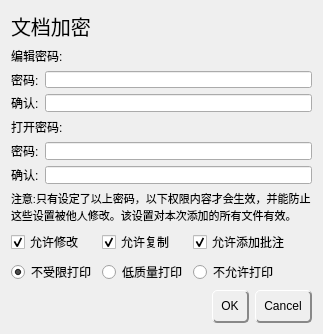
<?xml version="1.0" encoding="UTF-8"?>
<ui version="4.0">
 <class>Dialog</class>
 <widget class="QDialog" name="Dialog">
  <property name="geometry">
   <rect>
    <x>0</x>
    <y>0</y>
    <width>323</width>
    <height>323</height>
   </rect>
  </property>
  <property name="sizePolicy">
   <sizepolicy hsizetype="Fixed" vsizetype="Fixed">
    <horstretch>0</horstretch>
    <verstretch>0</verstretch>
   </sizepolicy>
  </property>
  <property name="windowTitle">
   <string>Dialog</string>
  </property>
  <layout class="QVBoxLayout" name="verticalLayout">
   <item>
    <widget class="QLabel" name="label">
     <property name="sizePolicy">
      <sizepolicy hsizetype="Preferred" vsizetype="Minimum">
       <horstretch>0</horstretch>
       <verstretch>0</verstretch>
      </sizepolicy>
     </property>
     <property name="font">
      <font>
       <pointsize>15</pointsize>
      </font>
     </property>
     <property name="text">
      <string>文档加密</string>
     </property>
    </widget>
   </item>
   <item>
    <layout class="QFormLayout" name="formLayout">
     <item row="1" column="0">
      <widget class="QLabel" name="label_3">
       <property name="text">
        <string>密码:</string>
       </property>
      </widget>
     </item>
     <item row="1" column="1">
      <widget class="QLineEdit" name="lineEdit_owner_pw1">
       <property name="maxLength">
        <number>16</number>
       </property>
       <property name="echoMode">
        <enum>QLineEdit::Password</enum>
       </property>
      </widget>
     </item>
     <item row="2" column="0">
      <widget class="QLabel" name="label_4">
       <property name="text">
        <string>确认:</string>
       </property>
      </widget>
     </item>
     <item row="2" column="1">
      <widget class="QLineEdit" name="lineEdit_owner_pw2">
       <property name="maxLength">
        <number>16</number>
       </property>
       <property name="echoMode">
        <enum>QLineEdit::Password</enum>
       </property>
      </widget>
     </item>
     <item row="0" column="0" colspan="2">
      <widget class="QLabel" name="label_2">
       <property name="sizePolicy">
        <sizepolicy hsizetype="Preferred" vsizetype="Minimum">
         <horstretch>0</horstretch>
         <verstretch>0</verstretch>
        </sizepolicy>
       </property>
       <property name="text">
        <string>编辑密码:</string>
       </property>
      </widget>
     </item>
    </layout>
   </item>
   <item>
    <layout class="QFormLayout" name="formLayout_2">
     <item row="1" column="0">
      <widget class="QLabel" name="label_6">
       <property name="text">
        <string>密码:</string>
       </property>
      </widget>
     </item>
     <item row="1" column="1">
      <widget class="QLineEdit" name="lineEdit_user_pw1">
       <property name="maxLength">
        <number>16</number>
       </property>
       <property name="echoMode">
        <enum>QLineEdit::Password</enum>
       </property>
      </widget>
     </item>
     <item row="2" column="0">
      <widget class="QLabel" name="label_7">
       <property name="text">
        <string>确认:</string>
       </property>
      </widget>
     </item>
     <item row="2" column="1">
      <widget class="QLineEdit" name="lineEdit_user_pw2">
       <property name="text">
        <string/>
       </property>
       <property name="maxLength">
        <number>16</number>
       </property>
       <property name="echoMode">
        <enum>QLineEdit::Password</enum>
       </property>
      </widget>
     </item>
     <item row="0" column="0" colspan="2">
      <widget class="QLabel" name="label_5">
       <property name="sizePolicy">
        <sizepolicy hsizetype="Preferred" vsizetype="Minimum">
         <horstretch>0</horstretch>
         <verstretch>0</verstretch>
        </sizepolicy>
       </property>
       <property name="text">
        <string>打开密码:</string>
       </property>
      </widget>
     </item>
    </layout>
   </item>
   <item>
    <widget class="QLabel" name="label_8">
     <property name="font">
      <font>
       <pointsize>8</pointsize>
      </font>
     </property>
     <property name="text">
      <string>注意:只有设定了以上密码，以下权限内容才会生效，并能防止这些设置被他人修改。该设置对本次添加的所有文件有效。</string>
     </property>
     <property name="wordWrap">
      <bool>true</bool>
     </property>
    </widget>
   </item>
   <item>
    <layout class="QGridLayout" name="gridLayout">
     <item row="0" column="0">
      <widget class="QCheckBox" name="checkBox_edit">
       <property name="text">
        <string>允许修改</string>
       </property>
       <property name="checked">
        <bool>true</bool>
       </property>
      </widget>
     </item>
     <item row="0" column="1">
      <widget class="QCheckBox" name="checkBox_copy">
       <property name="text">
        <string>允许复制</string>
       </property>
       <property name="checked">
        <bool>true</bool>
       </property>
      </widget>
     </item>
     <item row="0" column="2" colspan="2">
      <widget class="QCheckBox" name="checkBox_annotate">
       <property name="text">
        <string>允许添加批注</string>
       </property>
       <property name="checked">
        <bool>true</bool>
       </property>
      </widget>
     </item>
     <item row="1" column="0">
      <widget class="QRadioButton" name="radioButton_print">
       <property name="text">
        <string>不受限打印</string>
       </property>
       <property name="checked">
        <bool>true</bool>
       </property>
      </widget>
     </item>
     <item row="1" column="1">
      <widget class="QRadioButton" name="radioButton_print_low">
       <property name="text">
        <string>低质量打印</string>
       </property>
       <property name="checked">
        <bool>false</bool>
       </property>
      </widget>
     </item>
     <item row="1" column="2" colspan="2">
      <widget class="QRadioButton" name="radioButton_no_print">
       <property name="text">
        <string>不允许打印</string>
       </property>
      </widget>
     </item>
    </layout>
   </item>
   <item>
    <widget class="QDialogButtonBox" name="buttonBox">
     <property name="styleSheet">
      <string notr="true">QPushButton{
    border-radius: 5px;
    padding: 8px;
    border-right: 2px solid #888888;  /* 按钮边框，2px宽，白色 */
    border-bottom: 2px solid #888888;  /* 按钮边框，2px宽，白色 */
    border-left: 1px solid #ffffff;  /* 按钮边框，2px宽，白色 */
    border-top: 1px solid #ffffff;  /* 按钮边框，2px宽，白色 */
}
QPushButton:hover {
    background-color: lightgray;
}</string>
     </property>
     <property name="orientation">
      <enum>Qt::Horizontal</enum>
     </property>
     <property name="standardButtons">
      <set>QDialogButtonBox::Cancel|QDialogButtonBox::Ok</set>
     </property>
     <property name="centerButtons">
      <bool>false</bool>
     </property>
    </widget>
   </item>
  </layout>
 </widget>
 <resources/>
 <connections>
  <connection>
   <sender>buttonBox</sender>
   <signal>accepted()</signal>
   <receiver>Dialog</receiver>
   <slot>accept()</slot>
   <hints>
    <hint type="sourcelabel">
     <x>248</x>
     <y>254</y>
    </hint>
    <hint type="destinationlabel">
     <x>157</x>
     <y>274</y>
    </hint>
   </hints>
  </connection>
  <connection>
   <sender>buttonBox</sender>
   <signal>rejected()</signal>
   <receiver>Dialog</receiver>
   <slot>reject()</slot>
   <hints>
    <hint type="sourcelabel">
     <x>316</x>
     <y>260</y>
    </hint>
    <hint type="destinationlabel">
     <x>286</x>
     <y>274</y>
    </hint>
   </hints>
  </connection>
 </connections>
</ui>
